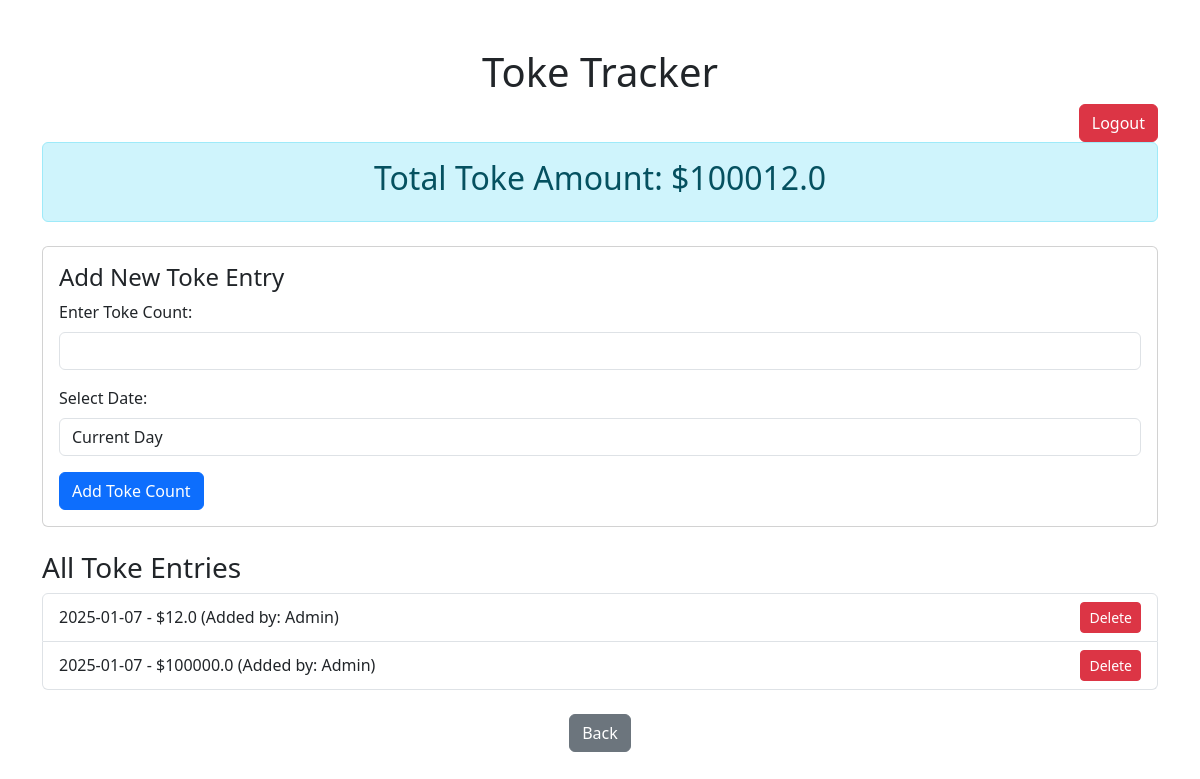
The page /toke (signed in) on the database as committed earlier.
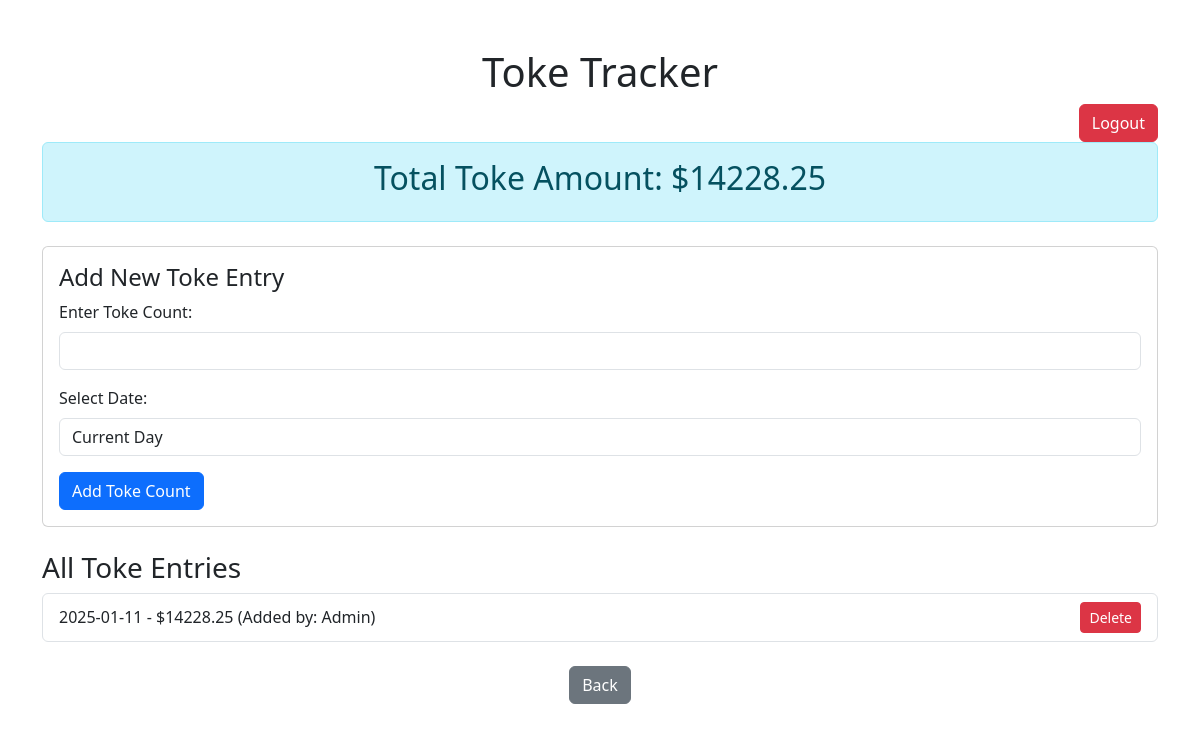
The same page on the database as committed later.
### app.py (models this page shows)
class Toke(db.Model):
    id = db.Column(db.Integer, primary_key=True)
    date = db.Column(db.Date, nullable=False)
    toke_count = db.Column(db.Float, nullable=False)
    added_by = db.Column(db.String(50), nullable=False)

### app.py (the view, shortened to what this page needs)
@app.route('/toke', methods=['GET', 'POST'])
def toke():
    user_role = session.get('user_role')
    if not user_role:
        flash('Please log in to access the Toke page.', 'danger')
        return redirect('/login')
    toke_data = Toke.query.order_by(Toke.date.desc()).all()
    total_toke_count = db.session.query(func.sum(Toke.toke_count)).scalar() or 0.0
    current_week_tokes = Toke.query.filter(Toke.date >= (date.today() - timedelta(days=7))).all()
    weekly_tip_rate = sum([toke.toke_count for toke in current_week_tokes])
    return render_template(
        'toke.html',
        toke_data=toke_data,
        total_toke_count=total_toke_count,
        weekly_tip_rate=weekly_tip_rate if user_role == 'dealer' else None,
        is_admin=(user_role == 'admin')
    )

### templates/toke.html (shortened to what this page needs)
<!DOCTYPE html>
<html lang="en">
<head>
    <link rel="stylesheet" href="https://cdn.jsdelivr.net/npm/bootstrap@5.3.0/dist/css/bootstrap.min.css">
</head>
<body>
    <div class="container my-5">
        <h1 class="text-center">Toke Tracker</h1>
        <div class="text-end">
            <a href="/logout" class="btn btn-danger">Logout</a>
        </div>
        <div class="alert alert-info text-center">
            <h2>Total Toke Amount: ${{ total_toke_count }}</h2>
        </div>
        {% if is_admin %}
        <div class="card my-4">
            <div class="card-body">
                <h4 class="card-title">Add New Toke Entry</h4>
                <form method="POST">
                    <div class="mb-3">
                        <label for="toke_count" class="form-label">Enter Toke Count:</label>
                        <input type="number" step="0.01" name="toke_count" id="toke_count" class="form-control" required>
                    </div>
                    <div class="mb-3">
                        <label for="adjust_date" class="form-label">Select Date:</label>
                        <select name="adjust_date" id="adjust_date" class="form-control">
                            <option value="current">Current Day</option>
                        </select>
                    </div>
                    <button type="submit" class="btn btn-primary">Add Toke Count</button>
                </form>
            </div>
        </div>
        {% endif %}
        <div>
            <h3>All Toke Entries</h3>
            <ul class="list-group">
                {% for entry in toke_data %}
                <li class="list-group-item d-flex justify-content-between align-items-center">
                    <span>
                        {{ entry.date }} - ${{ entry.toke_count }} (Added by: {{ entry.added_by }})
                    </span>
                    {% if is_admin %}
                    <form method="POST" action="/toke/delete/{{ entry.id }}" class="mb-0">
                        <button type="submit" class="btn btn-danger btn-sm">Delete</button>
                    </form>
                    {% endif %}
                </li>
                {% endfor %}
            </ul>
        </div>
        <div class="text-center mt-4">
            <a href="/" class="btn btn-secondary">Back</a>
        </div>
    </div>
</body>
</html>

Rows that differ between the two databases and show on the page:
removed Toke: date "2025-01-07", toke_count "12.0", added_by "Admin"
removed Toke: date "2025-01-07", toke_count "100000.0", added_by "Admin"
added Toke: date "2025-01-11", toke_count "14228.25", added_by "Admin"
Other text that changed with them:
{{ total_toke_count }}: "100012.0" → "14228.25"
